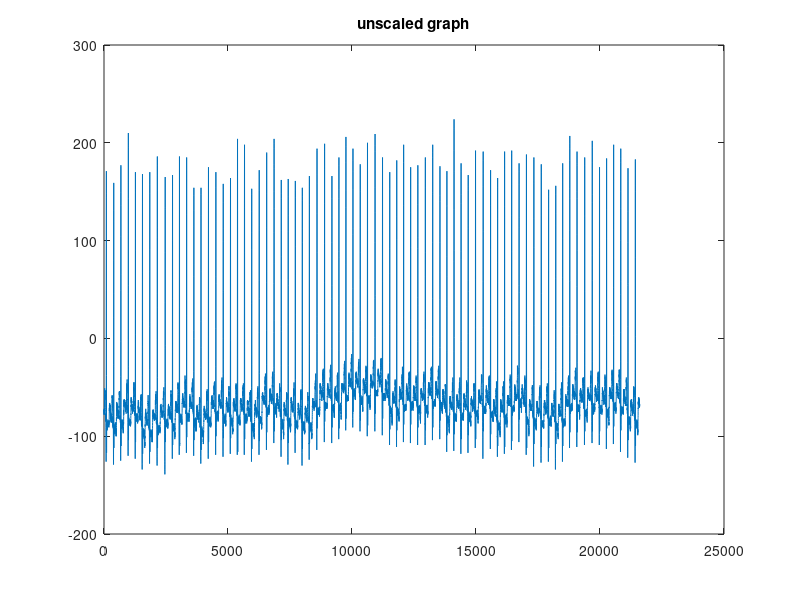
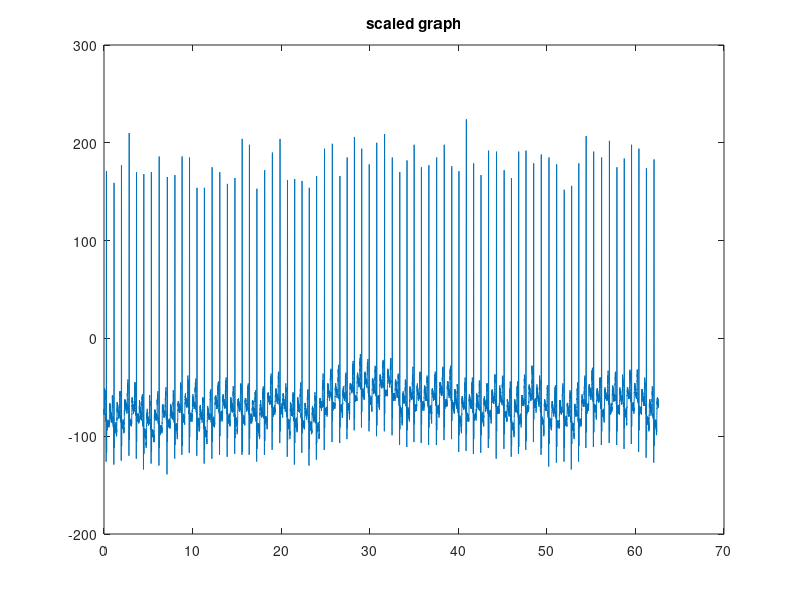
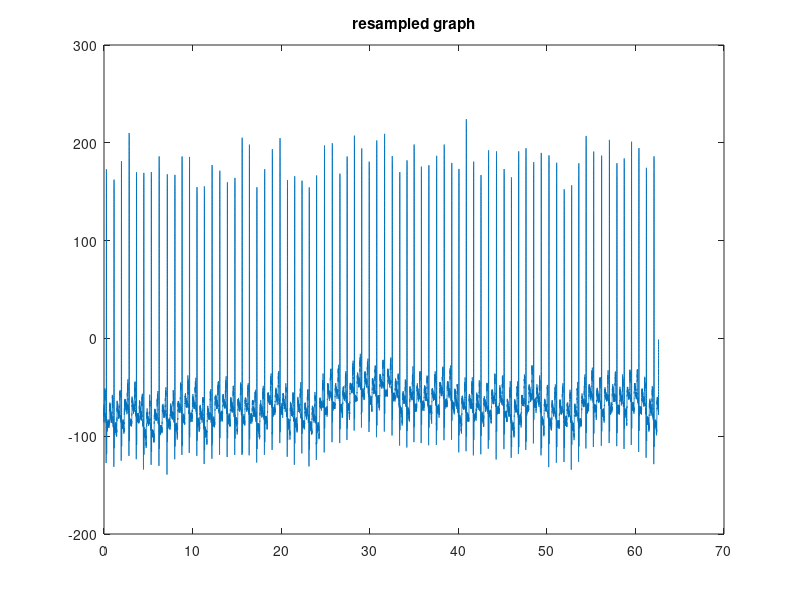

The MATLAB source for these figures, in order:
clear all; close all;
load ECG100.mat; whos;
x = val(1,:);
plot(x); title('unscaled graph'); figure; % 289 probek to 1/72 minuty (1 okres) czyli 347 probki/s

fpr = 345;
N = length(x);
dt = 1/fpr;
t = dt * (0:N-1);
plot(t, x); title('scaled graph'); figure;
%soundsc(x);

xup = resample(x,8000,fpr);
fprup = 8000;
Nup = length(xup);
dtup = 1/fprup;
tup = dtup * (0:Nup-1);
plot(tup, xup); title('resampled graph');
soundsc(xup, 8000);